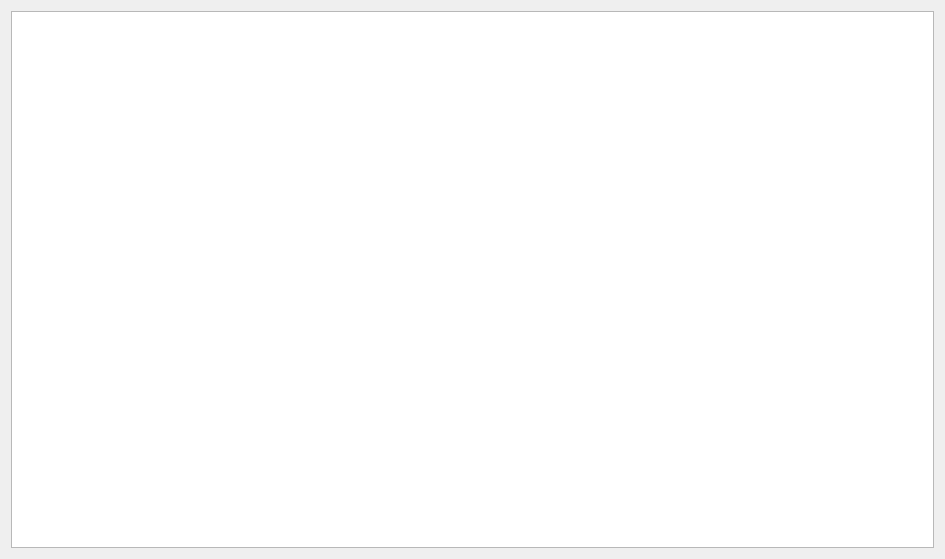
<?xml version="1.0" encoding="UTF-8"?>
<ui version="4.0">
 <class>MCASpectrumWindow</class>
 <widget class="QWidget" name="MCASpectrumWindow">
  <property name="geometry">
   <rect>
    <x>0</x>
    <y>0</y>
    <width>945</width>
    <height>559</height>
   </rect>
  </property>
  <property name="windowTitle">
   <string>Form</string>
  </property>
  <layout class="QVBoxLayout" name="verticalLayout">
   <item>
    <widget class="QChartView" name="plot"/>
   </item>
  </layout>
 </widget>
 <customwidgets>
  <customwidget>
   <class>QChartView</class>
   <extends>QGraphicsView</extends>
   <header>QtCharts</header>
  </customwidget>
 </customwidgets>
 <resources/>
 <connections/>
</ui>
